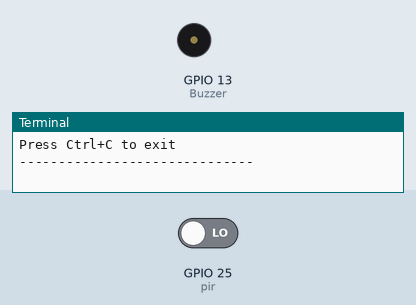
Recording of a program running on a simulated Raspberry Pi (BCM pin numbers). Parts: buzzer (waves = sounding, pin HIGH), the last lines printed to the terminal. Inputs (shaded band) come from the test bench; at power-on: GPIO 25 (pir) LOW.

Above: at 1.2 s.
1.3 s: GPIO 25 (pir) driven HIGH
At 2.5 s:
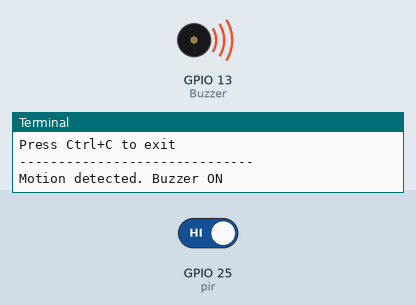
2.8 s: GPIO 25 (pir) driven LOW
At 3.9 s:
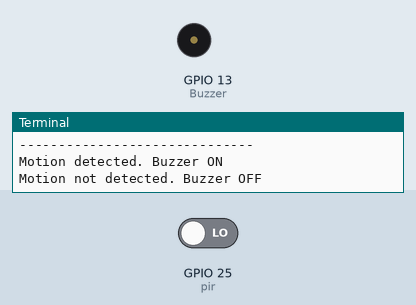
Timing chart, 0 to 5.8 s (numbered marks = the images above; inputs shaded):
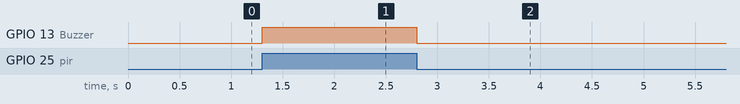

Measured:
- after the input at 1.3 s, GPIO 13 (Buzzer): LOW → HIGH at once
- after the input at 2.8 s, GPIO 13 (Buzzer): HIGH → LOW at once

The program:

pigpio_4_buzzer.py
```python
# file: pigpio_4_buzzer.py
# refer : ch02_Basic/03_Buzzer/buzzer_2.py

from signal import pause
from gpiozero import MotionSensor, Buzzer
from gpiozero.pins.pigpio import PiGPIOFactory

ip = '192.168.137.161'          # Raspberry Pi IP address
remotePi = PiGPIOFactory(host=ip)

pir = MotionSensor(25, pin_factory=remotePi)
bz = Buzzer(13, pin_factory=remotePi)

def motion_detected():
    print('Motion detected. Buzzer ON')
    bz.on()

def motion_not_detected():
    print('Motion not detected. Buzzer OFF')
    bz.off()

pir.when_motion = motion_detected
pir.when_no_motion = motion_not_detected

print('Press Ctrl+C to exit')
print('-'*30)

try:
    pause()

except KeyboardInterrupt:
    print('Stopped by Ctrl+C.')
except Exception as err:
    print(f'Error : {err}')

finally:
    bz.close()        # Optional (includes bz.off())
    remotePi.close()    # Required!
    print('Finished.')
```
